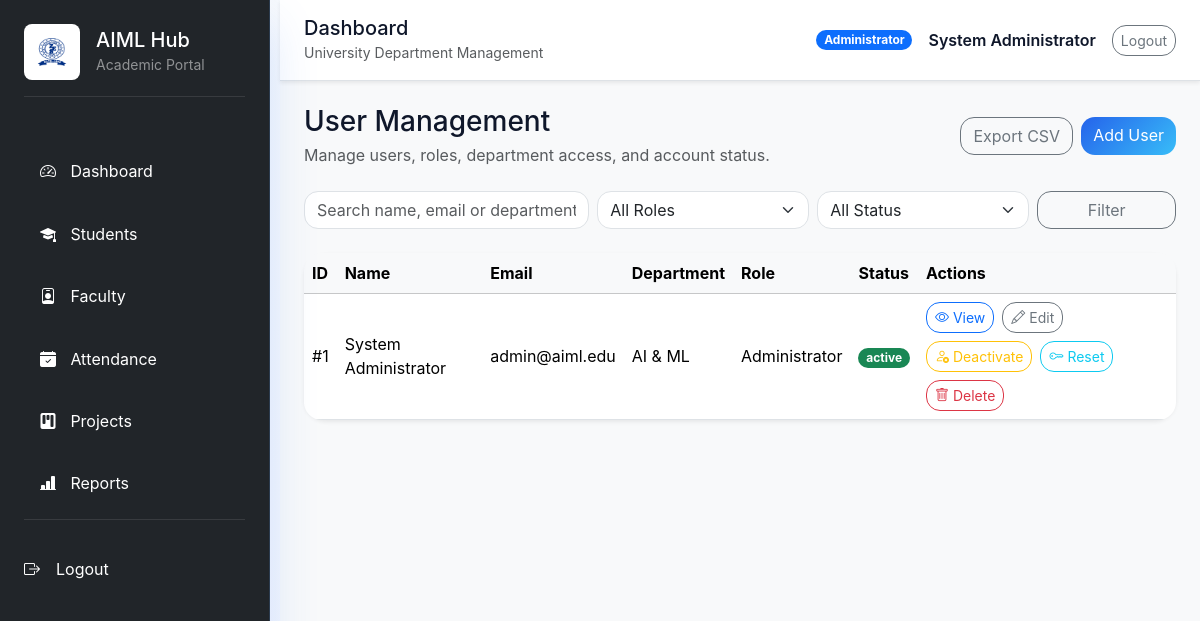
The page /admin/users/list.php (signed in) on the database its author committed.
### tables this page shows
CREATE TABLE IF NOT EXISTS users (
  id INT AUTO_INCREMENT PRIMARY KEY,
  full_name VARCHAR(150) NOT NULL,
  name VARCHAR(150) DEFAULT NULL,
  email VARCHAR(150) NOT NULL UNIQUE,
  mobile VARCHAR(20) DEFAULT NULL,
  password_hash VARCHAR(255) NOT NULL,
  password VARCHAR(255) DEFAULT NULL,
  department VARCHAR(100) DEFAULT NULL,
  designation VARCHAR(100) DEFAULT NULL,
  role_id INT DEFAULT NULL,
  role VARCHAR(50) DEFAULT NULL,
  status VARCHAR(20) NOT NULL DEFAULT 'active',
  is_active TINYINT(1) NOT NULL DEFAULT 1,
  joining_date DATE DEFAULT NULL,
  last_login DATETIME DEFAULT NULL,
  profile_photo VARCHAR(255) DEFAULT NULL,
  created_at TIMESTAMP DEFAULT CURRENT_TIMESTAMP,
  FOREIGN KEY (role_id) REFERENCES roles(id) ON DELETE SET NULL
);

CREATE TABLE IF NOT EXISTS roles (
  id INT AUTO_INCREMENT PRIMARY KEY,
  name VARCHAR(100) NOT NULL,
  created_at TIMESTAMP DEFAULT CURRENT_TIMESTAMP
);

### includes/functions.php (called while the page is built, shortened)
<?php
function url(string $path): string
{
    return rtrim(BASE_URL, '/') . '/' . ltrim($path, '/');
}

### admin/users/list.php (the view, shortened to what this page needs)
<?php
require_once __DIR__ . '/../../includes/header_admin.php';
$pdo = getDbConnection();
$search = trim($_GET['search'] ?? '');
$query = 'SELECT u.*, r.name AS role_name FROM users u LEFT JOIN roles r ON r.id = u.role_id WHERE 1=1';
$params = [];
$query .= ' ORDER BY u.id DESC';
$stmt = $pdo->prepare($query);
$stmt->execute($params);
$users = $stmt->fetchAll();
?>
<div class="d-flex justify-content-between align-items-center mb-4">
    <div>
        <h3 class="mb-1">User Management</h3>
        <p class="text-muted mb-0">Manage users, roles, department access, and account status.</p>
    </div>
    <div class="d-flex gap-2">
        <a class="btn btn-outline-secondary" href="<?= url('/admin/users/export.php') ?>">Export CSV</a>
        <a class="btn btn-primary" href="<?= url('/admin/users/add.php') ?>">Add User</a>
    </div>
</div>
<form class="row g-2 align-items-end mb-4" method="get">
    <div class="col-md-4">
        <input type="text" name="search" class="form-control" placeholder="Search name, email or department" value="<?= htmlspecialchars($search, ENT_QUOTES, 'UTF-8') ?>">
    </div>
    <div class="col-md-3">
        <select name="role" class="form-select">
            <option value="0">All Roles</option>
        </select>
    </div>
    <div class="col-md-3">
        <select name="status" class="form-select">
            <option value="">All Status</option>
        </select>
    </div>
    <div class="col-md-2">
        <button class="btn btn-outline-secondary w-100">Filter</button>
    </div>
</form>
<div class="card shadow-sm border-0">
    <div class="table-responsive">
        <table class="table table-hover align-middle mb-0">
            <thead class="table-light">
                <tr>
                    <th>ID</th>
                    <th>Name</th>
                    <th>Email</th>
                    <th>Department</th>
                    <th>Role</th>
                    <th>Status</th>
                    <th>Actions</th>
                </tr>
            </thead>
            <tbody>
                <?php foreach ($users as $user): ?>
                    <tr>
                        <td>#<?= $user['id'] ?></td>
                        <td><?= htmlspecialchars($user['full_name'], ENT_QUOTES, 'UTF-8') ?></td>
                        <td><?= htmlspecialchars($user['email'], ENT_QUOTES, 'UTF-8') ?></td>
                        <td><?= htmlspecialchars($user['department'] ?? '-', ENT_QUOTES, 'UTF-8') ?></td>
                        <td><?= htmlspecialchars($user['role_name'] ?? '-', ENT_QUOTES, 'UTF-8') ?></td>
                        <td><span class="badge bg-<?= $user['status'] === 'active' ? 'success' : 'secondary' ?>"><?= htmlspecialchars($user['status'], ENT_QUOTES, 'UTF-8') ?></span></td>
                        <td>
                            <div class="d-flex flex-wrap gap-2 align-items-center">
                                <a class="btn btn-sm btn-outline-primary" href="view.php?id=<?= $user['id'] ?>" title="View profile">
                                    <i class="bi bi-eye me-1"></i>View
                                </a>
                                <a class="btn btn-sm btn-outline-secondary" href="edit.php?id=<?= $user['id'] ?>" title="Edit user">
                                    <i class="bi bi-pencil me-1"></i>Edit
                                </a>
                                <?php if (($user['status'] ?? 'active') === 'active'): ?>
                                    <a class="btn btn-sm btn-outline-warning" href="status.php?id=<?= $user['id'] ?>&status=inactive" title="Deactivate">
                                        <i class="bi bi-person-x me-1"></i>Deactivate
                                    </a>
                                <?php else: ?>
                                    <a class="btn btn-sm btn-outline-success" href="status.php?id=<?= $user['id'] ?>&status=active" title="Activate">
                                        <i class="bi bi-person-check me-1"></i>Activate
                                    </a>
                                <?php endif; ?>
                                <a class="btn btn-sm btn-outline-info" href="reset_password.php?id=<?= $user['id'] ?>" title="Reset password">
                                    <i class="bi bi-key me-1"></i>Reset
                                </a>
                                <a class="btn btn-sm btn-outline-danger btn-delete" href="delete.php?id=<?= $user['id'] ?>" title="Delete user">
                                    <i class="bi bi-trash me-1"></i>Delete
                                </a>
                            </div>
                        </td>
                    </tr>
                <?php endforeach; ?>
            </tbody>
        </table>
    </div>
</div>
<?php require_once __DIR__ . '/../../includes/footer_admin.php'; ?>

### assets/css/admin.css (style rules this page uses)
html, body { height: 100%; }
body { font-family: 'Inter', 'Poppins', 'Segoe UI', sans-serif; background: linear-gradient(135deg, #f8fafc 0%, #eef2ff 100%); color: #0f172a; overflow-x: hidden; }
html { scroll-behavior: smooth; }
.card { border: none; border-radius: 22px; box-shadow: 0 18px 40px rgba(15, 23, 42, 0.08); background: rgba(255,255,255,0.8); backdrop-filter: blur(18px); }
.btn, .form-control, .form-select { border-radius: 14px; }
.btn-primary { background: linear-gradient(135deg, #2563eb 0%, #38bdf8 100%); border: none; }
.table-responsive { border-radius: 18px; overflow: hidden; }
.badge { border-radius: 999px; }

### rows shown on the page
users: id "1", full_name "System Administrator", email "admin@aiml.edu", department "AI & ML", role.name "Administrator", status "active"

### other values the page prints
$user['role_name'] "Administrator"
$user['full_name'] "System Administrator"
